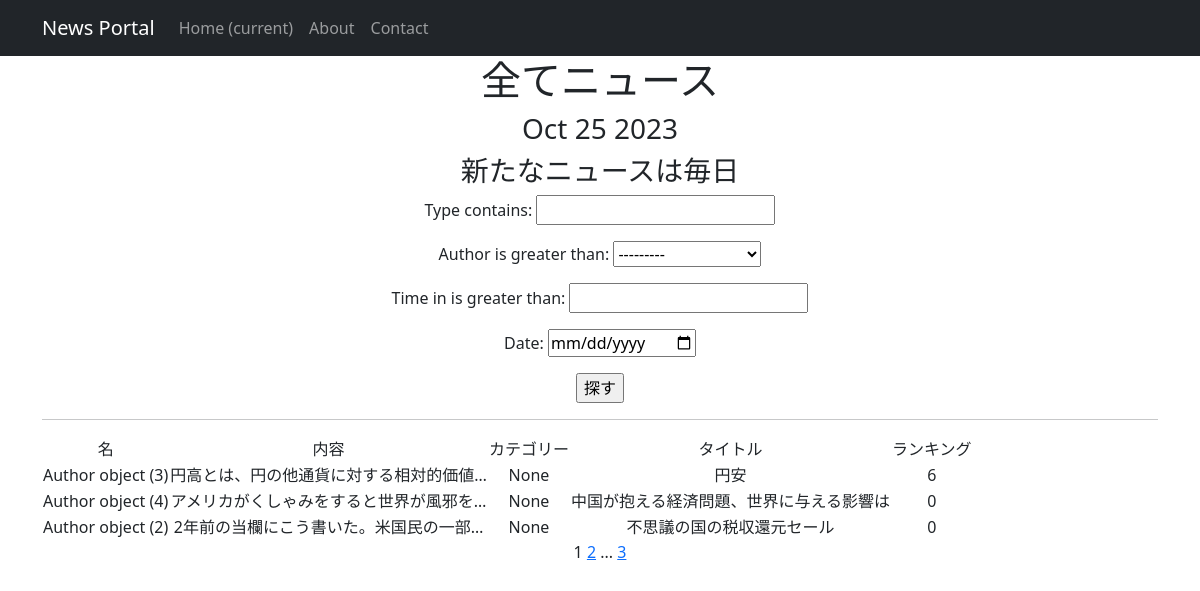
Page /news/ on the committed database.
### news/models.py (models this page shows, shortened)
class Post(models.Model):
    author = models.ForeignKey(Author, default=1, on_delete=models.CASCADE)
    type = models.CharField(max_length=7, choices=TYPE)
    time_in= models.DateTimeField(auto_now_add=True)
    category = models.ManyToManyField(Category, through='PostCategory')
    title = models.CharField(max_length=264)
    text = models.TextField()
    rating = models.IntegerField(default=0)

class Author(models.Model):
    user = models.OneToOneField(User, on_delete=models.CASCADE)
    user_rating = models.IntegerField(default=0)

### news/views.py (the view)
# urls.py: urlpatterns = [path('', PostList.as_view()),
class PostList(ListView):
    model = Post
    ordering = '-title',
    template_name = 'PostCategory.html'
    context_object_name ='PostCategory'
    paginate_by = 3  # вот так мы можем указать количество записей на странице
    def get_queryset(self):
        queryset = super().get_queryset()
        self.filterset = PostFilter(self.request.GET, queryset)
        return self.filterset.qs
    def get_context_data(self, **kwargs):
        context = super().get_context_data(**kwargs)
        context['time_now'] = datetime.utcnow()
        context['next_sale'] = None
        context['filterset'] = self.filterset
        return context

### news/templatetags/custom_tags.py (called while the page is built)
@register.simple_tag(takes_context=True)
def url_replace(context, **kwargs):
   d = context['request'].GET.copy()
   for k, v in kwargs.items():
       d[k] = v
   return d.urlencode()

### templates/PostCategory.html (shortened to what this page needs)
{% extends 'flatpages/default.html' %}
{% load custom_tags %}
{% block content %}
   <h1>全てニュース</h1>
    <h3>{{ time_now|date:'M d Y' }}</h3>
    <h3> {{ next_sale|default_if_none:"新たなニュースは毎日" }} </h3>
        <form action="" method="get">
       {{ filterset.form.as_p }}
       <input type="submit" value="探す" />
       </form>
   <hr>
   {% if PostCategory %}
       <table>
           <tr>
               <td>名</td>
               <td>内容</td>
               <td>カテゴリー</td>
               <td>タイトル</td>
               <td>ランキング</td>
           </tr>
           {% for PostCategoryOneByOne in PostCategory %}
           <tr>
               <td>{{ PostCategoryOneByOne.author }}</td>
               <td>{{ PostCategoryOneByOne.text|truncatechars:20 }}</td>
               <td>{{ PostCategoryOneByOne.category.name }}</td>
               <td>{{ PostCategoryOneByOne.title }}</td>
               <td>{{ PostCategoryOneByOne.rating }}</td>
           </tr>
           {% endfor %}
       </table>
   {% else %}
       <h2>ニュース無し</h2>
   {% endif %}
   {{ page_obj.number }}
   {% if page_obj.has_next %}
       <a href="?{% url_replace page=page_obj.next_page_number %}">{{ page_obj.next_page_number }}</a>
       {% if paginator.num_pages != page_obj.next_page_number %}
           ...
           <a href="?{% url_replace page=page_obj.paginator.num_pages %}">{{ page_obj.paginator.num_pages }}</a>
       {% endif %}
   {% endif %}
{% endblock content %}

### templates/flatpages/default.html (shortened to what this page needs)
<!DOCTYPE html>
<html lang="en">
    <head>
        {% load static %}
        <link href="{% static 'css/styles.css' %}" rel="stylesheet" />
    </head>
    <body>
        <nav class="navbar navbar-expand-lg navbar-dark bg-dark static-top">
            <div class="container">
              <a class="navbar-brand" href="#">News Portal</a>
       <div class="collapse navbar-collapse" id="navbarResponsive">
           <ul class="navbar-nav ml-auto">
               <li class="nav-item active">
                   <a class="nav-link" href="#">Home
                       <span class="sr-only">(current)</span>
                   </a>
               </li>
               <li class="nav-item">
                   <a class="nav-link" href="/about/">About</a>
               </li>
               <li class="nav-item">
                   <a class="nav-link" href="/contacts/">Contact</a>
               </li>
           </ul>
       </div>
   </div>
</nav>
        <div class="container">
            <div class="row">
                <div class="col-lg-12 text-center">
                    {% block content %}
                    {% endblock content %}
                </div>
            </div>
        </div>
    </body>
</html>

### rows in the picture
Post: author "Author object (3)", text "円高とは、円の他通貨に対する相対的価値…", category.name "None", title "円安", rating "6"
Post: author "Author object (4)", text "アメリカがくしゃみをすると世界が風邪を…", category.name "None", title "中国が抱える経済問題、世界に与える影響は", rating "0"
Post: author "Author object (2)", text "2年前の当欄にこう書いた。米国民の一部…", category.name "None", title "不思議の国の税収還元セール", rating "0"

### other values in the picture
{{ time_now|date:'M d Y' }} "Oct 25 2023"
{{ next_sale|default_if_none:"新たなニュースは毎日" }} "新たなニュースは毎日"
{{ page_obj.number }} "1"
{{ page_obj.next_page_number }} "2"
{{ page_obj.paginator.num_pages }} "3"
